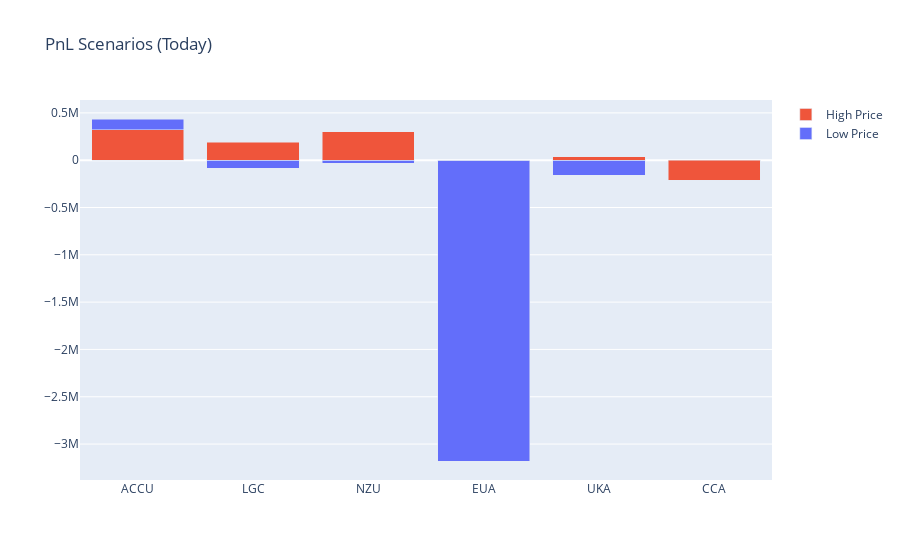

Notebook source saved alongside this figure:
### Code cell
pnl_graph = go.Figure()
for i in list(price_frame_today)[1:]:
    pnl_graph.add_trace(go.Bar(x=price_frame_today.Mkt, y=price_frame_today[i], name=i, base=0))
pnl_graph.update_layout(barmode='stack', title='PnL Scenarios (Today)')
pnl_graph.show()

### Figure 1 — Plotly figure (JSON) as saved in the notebook; plotly's stock layout.template omitted (floating-point values rounded to 4 significant figures)
{"data": [{"base": 0, "name": "Low Price", "type": "bar", "x": ["ACCU", "LGC", "NZU", "EUA", "UKA", "CCA"], "y": [435300.0, -87500, -32710.0, -3179000.0, -161400.0, -121772]}, {"base": 0, "name": "High Price", "type": "bar", "x": ["ACCU", "LGC", "NZU", "EUA", "UKA", "CCA"], "y": [322100.0, 187500, 302400.0, 2023.0, 34650.0, -213000.0]}], "layout": {"barmode": "stack", "title": {"text": "PnL Scenarios (Today)"}}}
